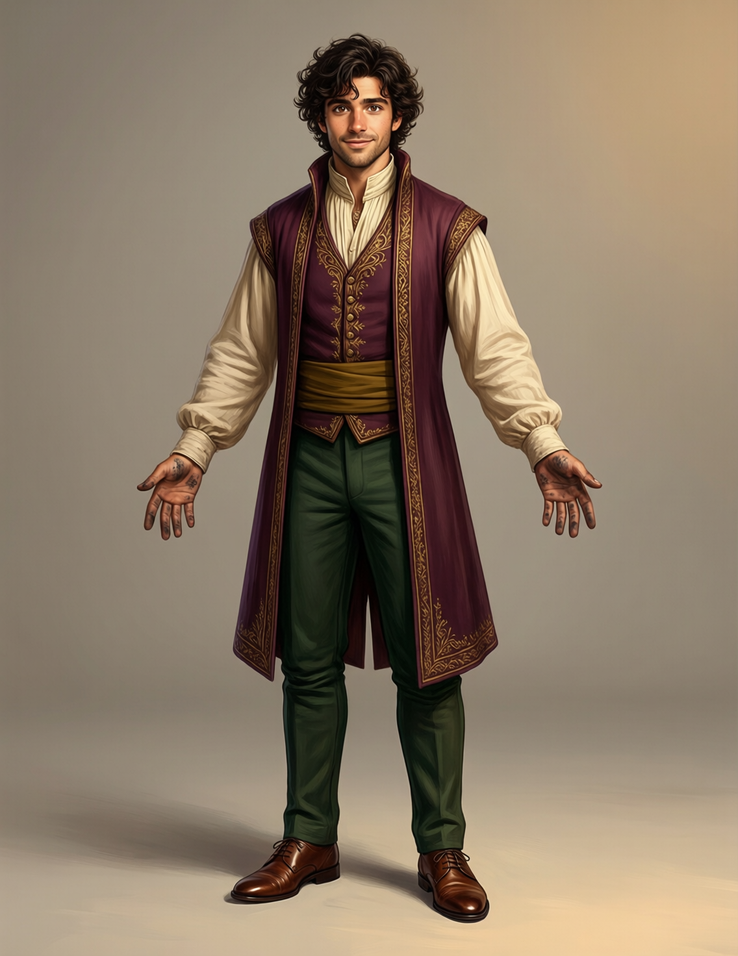
#> input picture canon/A1_reference.png, 738 x 956 px, shrunk from 1136 x 1472 before the run
$ python twin_fuse.py --images ../canon --mask ../canon/A1_reference.png --out out.png
#> lines starting #> are read from the running program, lines starting #| are printed output that depends on the picture; after the words box and inside, x2 and y2 are one past the last pixel; in counts of white or black regions, pixels touching at a corner belong together
"""TWIN FUSE - per-pixel median of K twins of one view, with a first-class disagreement map.

WHY MEDIAN AND NOT MEAN. Given K independent noisy observations of one clean signal, the
pointwise mean is L2-optimal and the pointwise MEDIAN is L1-optimal (Noise2Noise, Lehtinen
et al. ICML 2018). Speck invention is heavy-tailed, not Gaussian: one seed puts a dot
somewhere no other seed does. A mean drags that dot's darkness into the result at 1/K
strength; a median at K=3 rejects it outright. A mean would need ~10 frames plus sigma
clipping to do the same job, and each frame is a cloud job.

WHY THE DISAGREEMENT MAP IS AN OUTPUT AND NOT AN INTERNAL. Production burst merge computes
a spatially-varying robustness weight and downweights frames that disagree with a reference
(HDR+, Hasinoff et al. TOG 2016) - fusion gated on disagreement, never uniform. And naive
pixel-space averaging of diffusion samples blurs precisely where the samples disagree
STRUCTURALLY (Diffusion Mental Averages, 2026). So this tool refuses to hand back a fused
twin without also handing back where its inputs disagreed, and it halts when that
disagreement is structural rather than speck-scale.

WHAT MAKES A DISAGREEMENT STRUCTURAL, and why the bound is on the LARGEST COMPONENT rather
than the total. Speckle disagreement is many tiny blobs; a fold line, a prop edge or a
material boundary that moved between seeds is ONE large connected region. A total conflates
them and would either miss the ghosting or fire on every honest fusion - the same two-number
lesson palette_gate.py was built from, where a 4,882 px blob and 104 px of boundary speckle
had to be told apart.

WHY STRUCTURAL AGREEMENT IS MEASURED BEFORE THE FUSION IS TRUSTED (E35 R-b). Strong spatial
conditioning is what SHOULD make the seeds agree on structure and differ only in texture,
but measured pixel-level adherence under ControlNet is imperfect (ControlNet++, ECCV 2024),
so the agreement is a measurement and not an assumption. This tool reports inter-seed
silhouette IoU alongside the fused output.

Standards compliance:
  PIN_PER_STEP - every input path and sha256, every threshold, the tool's own sha256 and the
    numpy/scipy versions land in the JSON sidecar.
  ANDON_AUTHORITY - K < 2, a shape mismatch, an empty mask, a full-frame mask and a
    structural disagreement above the bound all `raise`. Never `assert`: -O deletes those.
  NAMED_COMPENSATORS - writes a fused PNG, a disagreement PNG and a JSON sidecar. Undo =
    delete them. No input is modified. Owner: the session running it.
  DECOMPOSE_BY_SECRETS - fusion knows nothing about specks; the detector lives in
    twin_despeckle.py and the census of a fused twin is taken by running that tool on it.
  EXTERNAL_VERIFIER - it does not grade its own output. It emits the disagreement map and
    the agreement metrics for a human to rule on.

  twin_fuse.py --images twin_a.png twin_b.png twin_c.png --mask m.png
               --out fused.png [--disagreement-max-px2 200] [--mad-thresh 6.0]
"""
import argparse
import hashlib
import json
import os
import sys

import numpy as np
import scipy
from PIL import Image
from scipy import ndimage

TOOL_VERSION = "1.0.0"


# [81 lines left out: functions _sha, _lab, fuse, not called in this run]


def build_parser():
    ap = argparse.ArgumentParser(description="median-of-K twin fusion with a disagreement map")
    ap.add_argument("--images", nargs="+", required=True,
                    help="K twins of THE SAME VIEW at different seeds")
    ap.add_argument("--mask", required=True, help="the view's geometry mask")
    ap.add_argument("--out", required=True)
    ap.add_argument("--out-disagreement")
    ap.add_argument("--out-json")
    ap.add_argument("--dev-thresh", "--mad-thresh", dest="mad_thresh", type=float,
                    default=6.0,
                    help="dE by which ANY seed must depart from the fused value for the "
                         "pixel to count as disagreed. Compared against a MAX over the "
                         "stack, not a median - see fuse().")
    ap.add_argument("--disagreement-max-px2", type=int, default=200,
                    help="ANDON: halt if the LARGEST connected disagreement component "
                         "exceeds this. Speckle disagreement is many tiny blobs; a moved "
                         "fold line or material boundary is one large region, and fusing "
                         "across it is what turns median into ghosting. Bounded on the "
                         "largest component, never on the total.")
    ap.add_argument("--report-only", action="store_true",
                    help="measure and write, but do not halt on the structural bound")
    return ap


def main(argv=None):
    args = build_parser().parse_args(argv)
    mask = np.asarray(Image.open(args.mask).convert("L")) > 127
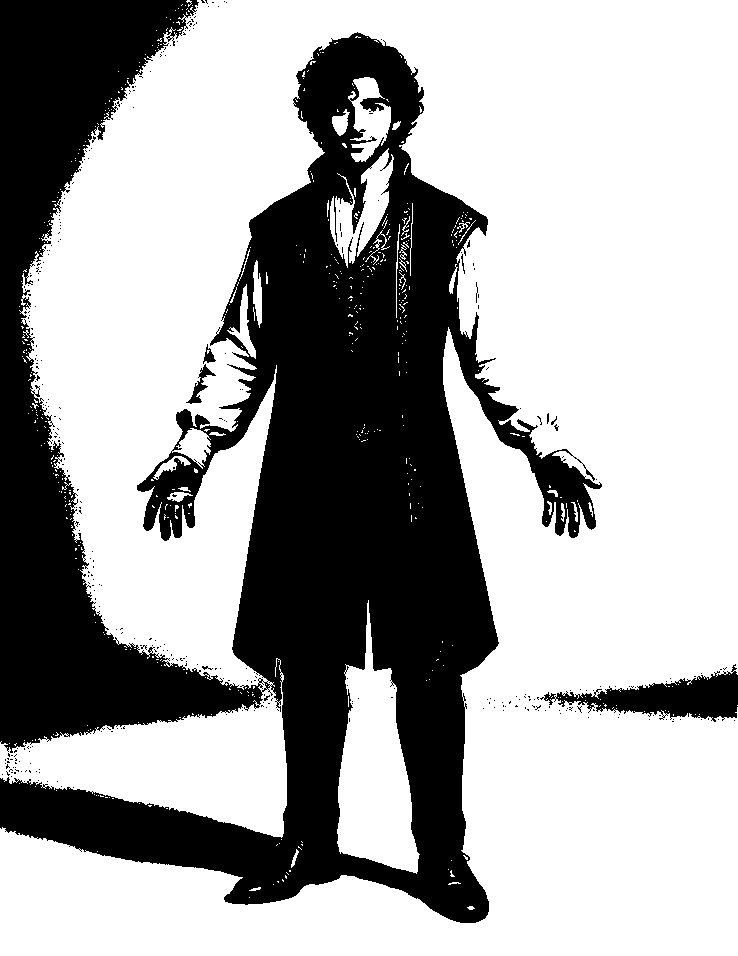
#> mask: shape (956, 738) bool; 65.5% white; 346 black regions (339 under 20 px), largest, box (x1, y1, x2, y2) and area: (0, 0, 602, 923) 237173, (540, 664, 738, 722) 4917, (186, 364, 216, 404) 304
    if not mask.any():
        raise SystemExit("ANDON: mask %s is empty" % args.mask)
    my, mx = np.nonzero(mask)
    H, W = mask.shape
#> H = 956; W = 738
    if (mx.max() - mx.min() + 1 >= W) and (my.max() - my.min() + 1 >= H):
#> (the run stopped early here; a loop or call above may not have finished)
